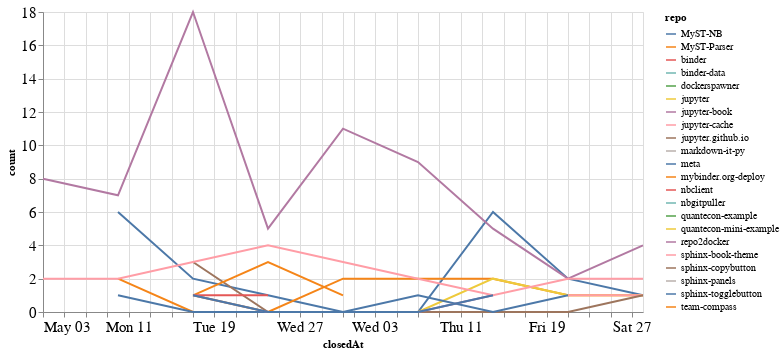

Notebook code cell kept with this figure:
### Code cell
closed_by_time = closed_by.groupby('repo').resample('W', on='closedAt').count()['author'].reset_index()
closed_by_time = closed_by_time.rename(columns={'author': 'count'})

alt.Chart(closed_by_time, width=600).mark_line().encode(
    x='closedAt',
    y='count',
    color='repo',
    tooltip="repo"
)

### Figure 1 — Vega-Lite specification as saved in the notebook (floating-point values rounded to 4 significant figures)
{"config": {"axisLeft": {"labelFontSize": 15}, "axisBottom": {"labelFontSize": 15}}, "data": {"name": "data-ec5a3bd179001688b4214b689561ed2b"}, "mark": "line", "encoding": {"color": {"type": "nominal", "field": "repo"}, "tooltip": {"type": "nominal", "field": "repo"}, "x": {"type": "temporal", "field": "closedAt"}, "y": {"type": "quantitative", "field": "count"}}, "width": 600, "$schema": "https://vega.github.io/schema/vega-lite/v4.8.1.json", "datasets": {"data-ec5a3bd179001688b4214b689561ed2b": [{"repo": "MyST-NB", "closedAt": "2020-05-10T00:00:00", "count": 6}, {"repo": "MyST-NB", "closedAt": "2020-05-17T00:00:00", "count": 2}, {"repo": "MyST-NB", "closedAt": "2020-05-24T00:00:00", "count": 1}, {"repo": "MyST-NB", "closedAt": "2020-05-31T00:00:00", "count": 0}, {"repo": "MyST-NB", "closedAt": "2020-06-07T00:00:00", "count": 0}, {"repo": "MyST-NB", "closedAt": "2020-06-14T00:00:00", "count": 6}, {"repo": "MyST-NB", "closedAt": "2020-06-21T00:00:00", "count": 2}, {"repo": "MyST-NB", "closedAt": "2020-06-28T00:00:00", "count": 1}, {"repo": "MyST-Parser", "closedAt": "2020-05-10T00:00:00", "count": 2}, {"repo": "MyST-Parser", "closedAt": "2020-05-17T00:00:00", "count": 0}, {"repo": "MyST-Parser", "closedAt": "2020-05-24T00:00:00", "count": 0}, {"repo": "MyST-Parser", "closedAt": "2020-05-31T00:00:00", "count": 2}, {"repo": "MyST-Parser", "closedAt": "2020-06-07T00:00:00", "count": 2}, {"repo": "MyST-Parser", "closedAt": "2020-06-14T00:00:00", "count": 2}, {"repo": "MyST-Parser", "closedAt": "2020-06-21T00:00:00", "count": 1}, {"repo": "MyST-Parser", "closedAt": "2020-06-28T00:00:00", "count": 1}, {"repo": "binder", "closedAt": "2020-06-28T00:00:00", "count": 1}, {"repo": "binder-data", "closedAt": "2020-06-21T00:00:00", "count": 1}, {"repo": "dockerspawner", "closedAt": "2020-06-28T00:00:00", "count": 2}, {"repo": "jupyter", "closedAt": "2020-05-17T00:00:00", "count": 1}, {"repo": "jupyter", "closedAt": "2020-05-24T00:00:00", "count": 0}, {"repo": "jupyter", "closedAt": "2020-05-31T00:00:00", "count": 0}, {"repo": "jupyter", "closedAt": "2020-06-07T00:00:00", "count": 0}, {"repo": "jupyter", "closedAt": "2020-06-14T00:00:00", "count": 2}, {"repo": "jupyter", "closedAt": "2020-06-21T00:00:00", "count": 1}, {"repo": "jupyter", "closedAt": "2020-06-28T00:00:00", "count": 1}, {"repo": "jupyter-book", "closedAt": "2020-05-03T00:00:00", "count": 8}, {"repo": "jupyter-book", "closedAt": "2020-05-10T00:00:00", "count": 7}, {"repo": "jupyter-book", "closedAt": "2020-05-17T00:00:00", "count": 18}, {"repo": "jupyter-book", "closedAt": "2020-05-24T00:00:00", "count": 5}, {"repo": "jupyter-book", "closedAt": "2020-05-31T00:00:00", "count": 11}, {"repo": "jupyter-book", "closedAt": "2020-06-07T00:00:00", "count": 9}, {"repo": "jupyter-book", "closedAt": "2020-06-14T00:00:00", "count": 5}, {"repo": "jupyter-book", "closedAt": "2020-06-21T00:00:00", "count": 2}, {"repo": "jupyter-book", "closedAt": "2020-06-28T00:00:00", "count": 4}, {"repo": "jupyter-cache", "closedAt": "2020-06-21T00:00:00", "count": 1}, {"repo": "jupyter-cache", "closedAt": "2020-06-28T00:00:00", "count": 1}, {"repo": "jupyter.github.io", "closedAt": "2020-05-17T00:00:00", "count": 3}, {"repo": "jupyter.github.io", "closedAt": "2020-05-24T00:00:00", "count": 0}, {"repo": "jupyter.github.io", "closedAt": "2020-05-31T00:00:00", "count": 0}, {"repo": "jupyter.github.io", "closedAt": "2020-06-07T00:00:00", "count": 0}, {"repo": "jupyter.github.io", "closedAt": "2020-06-14T00:00:00", "count": 0}, {"repo": "jupyter.github.io", "closedAt": "2020-06-21T00:00:00", "count": 0}, {"repo": "jupyter.github.io", "closedAt": "2020-06-28T00:00:00", "count": 1}, {"repo": "markdown-it-py", "closedAt": "2020-05-10T00:00:00", "count": 2}, {"repo": "meta", "closedAt": "2020-05-10T00:00:00", "count": 1}, {"repo": "meta", "closedAt": "2020-05-17T00:00:00", "count": 0}, {"repo": "meta", "closedAt": "2020-05-24T00:00:00", "count": 0}, {"repo": "meta", "closedAt": "2020-05-31T00:00:00", "count": 0}, {"repo": "meta", "closedAt": "2020-06-07T00:00:00", "count": 1}, {"repo": "meta", "closedAt": "2020-06-14T00:00:00", "count": 0}, {"repo": "meta", "closedAt": "2020-06-21T00:00:00", "count": 1}, {"repo": "mybinder.org-deploy", "closedAt": "2020-05-17T00:00:00", "count": 1}, {"repo": "mybinder.org-deploy", "closedAt": "2020-05-24T00:00:00", "count": 3}, {"repo": "mybinder.org-deploy", "closedAt": "2020-05-31T00:00:00", "count": 1}, {"repo": "nbclient", "closedAt": "2020-05-17T00:00:00", "count": 1}, {"repo": "nbclient", "closedAt": "2020-05-24T00:00:00", "count": 1}, {"repo": "nbgitpuller", "closedAt": "2020-06-28T00:00:00", "count": 1}, {"repo": "quantecon-example", "closedAt": "2020-05-17T00:00:00", "count": 1}, {"repo": "quantecon-mini-example", "closedAt": "2020-06-21T00:00:00", "count": 1}, {"repo": "repo2docker", "closedAt": "2020-05-17T00:00:00", "count": 1}, {"repo": "repo2docker", "closedAt": "2020-05-24T00:00:00", "count": 0}, {"repo": "repo2docker", "closedAt": "2020-05-31T00:00:00", "count": 0}, {"repo": "repo2docker", "closedAt": "2020-06-07T00:00:00", "count": 0}, {"repo": "repo2docker", "closedAt": "2020-06-14T00:00:00", "count": 1}, {"repo": "sphinx-book-theme", "closedAt": "2020-05-03T00:00:00", "count": 2}, {"repo": "sphinx-book-theme", "closedAt": "2020-05-10T00:00:00", "count": 2}, {"repo": "sphinx-book-theme", "closedAt": "2020-05-17T00:00:00", "count": 3}, {"repo": "sphinx-book-theme", "closedAt": "2020-05-24T00:00:00", "count": 4}, {"repo": "sphinx-book-theme", "closedAt": "2020-05-31T00:00:00", "count": 3}, {"repo": "sphinx-book-theme", "closedAt": "2020-06-07T00:00:00", "count": 2}, {"repo": "sphinx-book-theme", "closedAt": "2020-06-14T00:00:00", "count": 1}, {"repo": "sphinx-book-theme", "closedAt": "2020-06-21T00:00:00", "count": 2}, {"repo": "sphinx-book-theme", "closedAt": "2020-06-28T00:00:00", "count": 2}, {"repo": "sphinx-copybutton", "closedAt": "2020-06-21T00:00:00", "count": 2}, {"repo": "sphinx-panels", "closedAt": "2020-05-10T00:00:00", "count": 1}, {"repo": "sphinx-togglebutton", "closedAt": "2020-05-17T00:00:00", "count": 1}, {"repo": "sphinx-togglebutton", "closedAt": "2020-05-24T00:00:00", "count": 0}, {"repo": "sphinx-togglebutton", "closedAt": "2020-05-31T00:00:00", "count": 0}, {"repo": "sphinx-togglebutton", "closedAt": "2020-06-07T00:00:00", "count": 0}, {"repo": "sphinx-togglebutton", "closedAt": "2020-06-14T00:00:00", "count": 1}, {"repo": "team-compass", "closedAt": "2020-06-28T00:00:00", "count": 2}]}}
